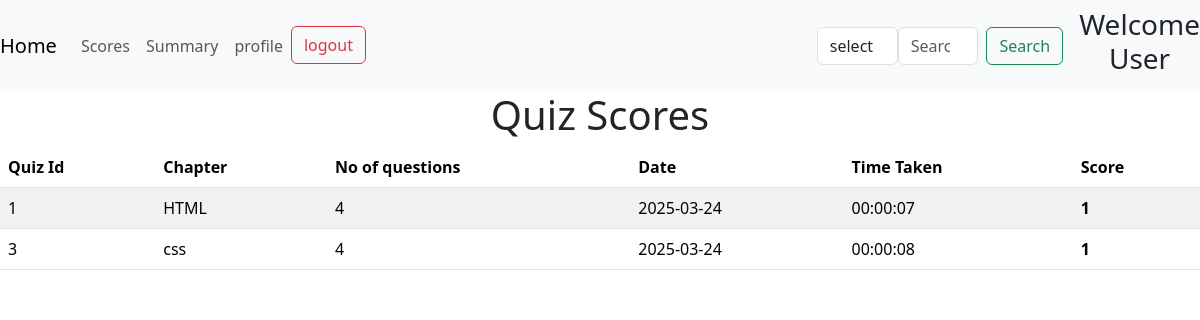
/user_scores (signed in), run on an earlier commit of the app's database.
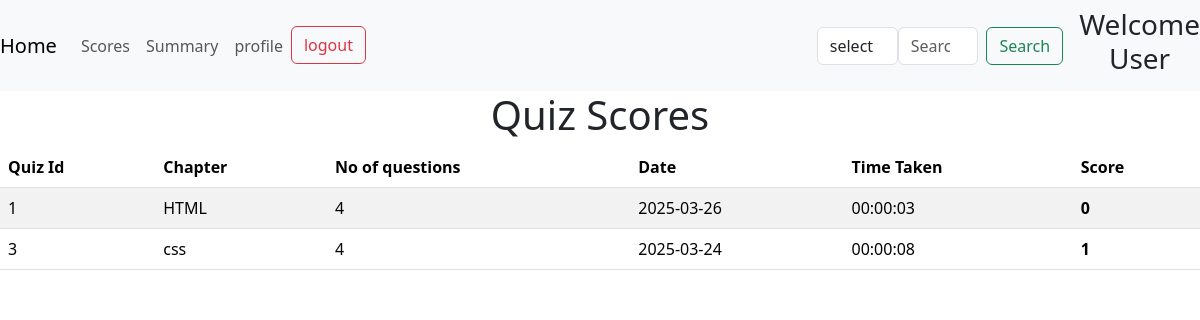
And on a later commit of the database.
### models.py (models this page shows)
class Chapter(db.Model):
    id =db.Column(db.Integer, primary_key=True, autoincrement=True)
    subject_id=db.Column(db.Integer, db.ForeignKey('subject.id', name='FK_chapter_subject_id'), nullable=False)
    name=db.Column(db.String(50), nullable=False)
    description=db.Column(db.String(100), nullable=True)
    quizs=db.relationship('Quiz', backref='chapter', lazy=True)

class Scores(db.Model):
    id=db.Column(db.Integer, primary_key=True, autoincrement=True)
    quiz_id = db.Column(db.Integer,db.ForeignKey('quiz.id', name='FK_scores_quiz_id'), nullable=False)
    user_id= db.Column(db.Integer,db.ForeignKey('user.id', name='FK_scores_user_id'), nullable=False)
    date_of_attempt= db.Column(db.Date, nullable=False)
    time_taken= db.Column(db.Time, nullable=False)
    total_scored= db.Column(db.Integer, nullable=False)

### routes.py (the view)
@app.route('/user_scores')
def user_scores ():
    user_id= session.get('user_id')
    scores = Scores.query.filter_by(user_id = user_id).all()
    if not scores:
        flash("No score record found for this quiz")
        return "No score record found for this quiz", 403
    quiz_scores=[]
    for score in scores:
        quiz = Quiz.query.get(score.quiz_id)
        chapter = Chapter.query.get(quiz.chapter_id)
        chapter_name = chapter.name if chapter else "unknown chapter"
        no_of_questions = Question.query.filter_by(quiz_id=quiz.id).count()
        quiz_scores.append((quiz.id, chapter_name, no_of_questions, score.date_of_attempt, score.time_taken, score.total_scored))
    return render_template('user_scores.html', quiz_scores=quiz_scores)

### templates/user_scores.html (shortened to what this page needs)
<!DOCTYPE html>
<html lang="en">
<head>
    <link href="https://cdn.jsdelivr.net/npm/bootstrap@5.3.2/dist/css/bootstrap.min.css" rel="stylesheet">
    <link rel="stylesheet" href="https://cdnjs.cloudflare.com/ajax/libs/aos/2.3.4/aos.css">
    <link rel="stylesheet" href="https://cdnjs.cloudflare.com/ajax/libs/font-awesome/6.7.2/css/all.min.css">
    <link href="https://cdn.jsdelivr.net/npm/bootstrap@5.3.3/dist/css/bootstrap.min.css" rel="stylesheet">
</head>
<body>
       <nav class="navbar navbar-expand-lg navbar-light bg-light">
        <a class="navbar-brand" href="/user_dashboard">Home</a>
        <div class="collapse navbar-collapse" id="navbarSupportedContent">
          <ul class="navbar-nav mr-auto">
            <li class="nav-item">
              <a class="nav-link" href="{{ url_for('user_scores') }}">Scores</a>
            </li>
            <li class="nav-item">
              <a class="nav-link " href="{{ url_for('user_summary') }}">Summary</a>
            </li>
            <li class="nav-item">
                <a href="{{ url_for('profile') }}" class="nav-link">profile</a>
            </li>
            <li class="nav-item">
                <a href="/login" class="btn btn-outline-danger">logout</a>
            </li>
          </ul>
          <form method="GET" action="/user_dashboard"  class="form-inline my-2 my-lg-0" style="display: flex; margin-left:40%">
            <select class="form-control mr-sm-2" type="search" style="margin-left: 0rem;" name="search_type">
              <option value="" disable selected>select</option>
            </select>
            <input class="form-control mr-sm-2" type="search" placeholder="Search" aria-label="Search" name="query" value="{{ query or '' }}">
            <button class="btn btn-outline-success my-2 my-sm-0" type="submit" style="margin-left: 0.5rem; margin-right:1rem;">Search</button>
          </form>
          <div>
            <h3 style="text-align: center;">Welcome User</h3>
          </div>
        </div>
      </nav>
      <h1 style="text-align: center;">Quiz Scores</h1>
      {% if not quiz_scores %}
      <h2 style="color: red;">No Scores available</h2>
      {% else %}
        <table class="table table-striped table-hover">
            <thead class="bg-primary text-black">
                <tr>
                    <th>Quiz Id</th>
                    <th>Chapter</th>
                    <th>No of questions</th>
                    <th>Date</th>
                    <th>Time Taken</th>
                    <th>Score</th>
                </tr>
            </thead>
            <tbody>
                {% for quiz_id,chapter_name, no_of_questions,quiz_date,time_taken,total_scored in quiz_scores %}
                    <tr>
                        <td>{{ quiz_id }}</td>
                        <td>{{ chapter_name }}</td>
                        <td>{{ no_of_questions if no_of_questions or 'N/A' }}</td>
                        <td>{{ quiz_date.strftime('%Y-%m-%d') }}</td>
                        <td>{{ time_taken }}</td>
                        <td class="fw-bold">{{ total_scored }}</td>
                    </tr>
                {% endfor %}
            </tbody>
        </table>
      {% endif %}
</body>
</html>

What changed in the data, as far as the page shows it:
changed through a linked row, Chapter "HTML": strftime "2025-03-24" → "2025-03-26"; time_taken "00:00:07" → "00:00:03"; total_scored "1" → "0"
